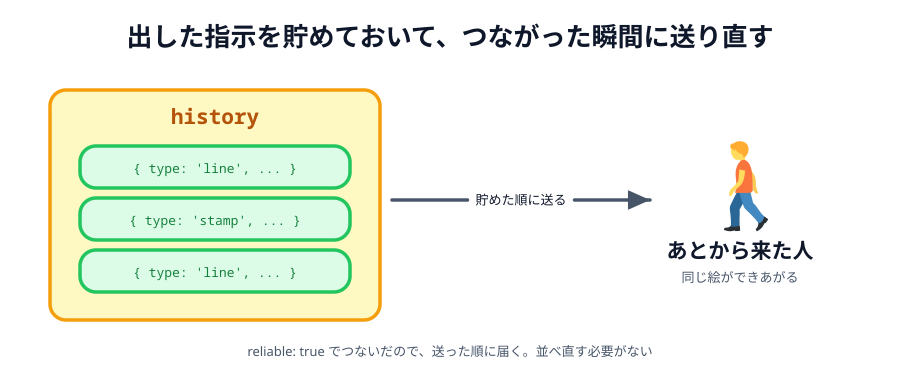

The script that saved this image:
# 01-history.svg
# スキーマ: CONTAINER（history に貯める）+ SOURCE-PATH-GOAL（順に送り直す）

import sys
sys.path.insert(0, "/Users/seekseep/.claude/skills/genfig")
from genfig import Canvas, PALETTE

c = Canvas(900, 380)

c.text(450, 46, "出した指示を貯めておいて、つながった瞬間に送り直す", scale="xl")
c.sticky(50, 90, 330, 230, color="yellow")
c.text(215, 124, "history", scale="lg", fill=PALETTE["yellow"]["text"], font="technical")
c.sticky(80, 146, 270, 42, color="green")
c.text(215, 173, "{ type: 'line', ... }", scale="sm", font="technical", fill=PALETTE["green"]["text"])
c.sticky(80, 198, 270, 42, color="green")
c.text(215, 225, "{ type: 'stamp', ... }", scale="sm", font="technical", fill=PALETTE["green"]["text"])
c.sticky(80, 250, 270, 42, color="green")
c.text(215, 277, "{ type: 'line', ... }", scale="sm", font="technical", fill=PALETTE["green"]["text"])
c.node(740, 200, "あとから来た人", emoji_cp="1f6b6", w=180, h=100)
c.link((392, 200), (650, 200), label="貯めた順に送る", label_scale="sm")
c.text(740, 282, "同じ絵ができあがる", scale="sm")
c.text(450, 356, "reliable: true でつないだので、送った順に届く。並べ直す必要がない", scale="sm")

c.save("01-history.svg")
